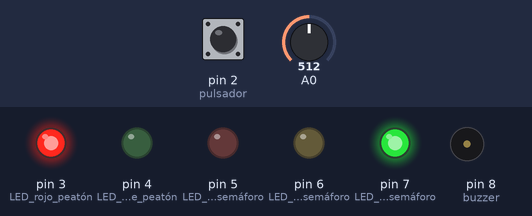
Recording of a sketch running on a simulated Arduino Uno, built with avr-gcc and run on an emulated ATmega328P. Parts: output pins drawn as LEDs (lit = HIGH), buzzer (waves = sounding). Inputs (shaded band) come from the test bench; at power-on: A0 = 512, pin 2 (pulsador) LOW.

Above: at 0.1 s.
At 8.4 s:
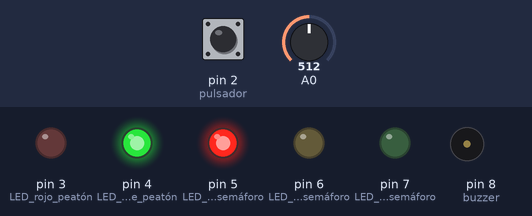
8.5 s: A0 set to 1023
At 14.0 s:
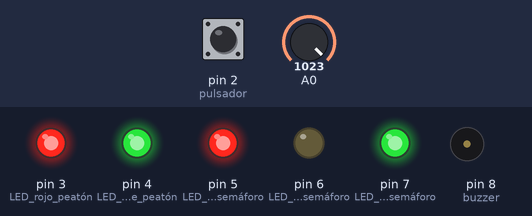
Timing chart, 0 to 20.2 s (numbered marks = the images above; inputs shaded):
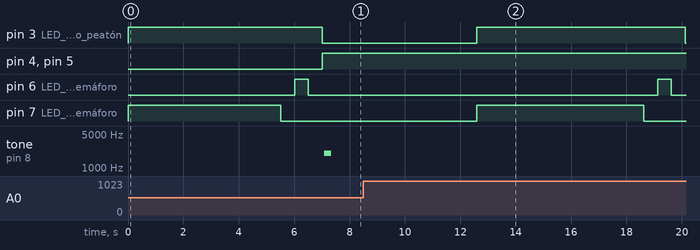

The sketch:

Semaforo.ino
```cpp
/*
----------------------------------------------------------------------
Semáforo con LEDs
-----------------------------------------------------------------------
Programa que simula el funcionamiento de dos semáforos, uno de
peatones y otro de automivilistas, sincronizados para que los
automivilistas puedan circular mientas el semáforo de peatón se
encuentra en alto y cuando el peatón presione el botón
ambos semáforos cambien permitiendo que el peatón pase. También
utiliza un buzzer para que produzca un sonido mientras el peatón
pasa.

Sistemas Programables
Karla Paola Gaona Delgado
19 de febrero del 2018
*/

//--------------------------------------------------
//Declara puertos de entradas y salidas y variables
//--------------------------------------------------
int pulsador = 2;                   // Pin conectado al Botón
const int pot = 0;                  // Pin análogo conectado al Potenciómetro
unsigned long tiempoAnterior=0;     // Guarda tiempo de referencia para comparar
int velocidad;                      // Variable para guardar la velocidad
int buzzer = 8;                     // Pin asignado al Buzzer
int duracion=250;                   // Duración del sonido
int fMin=2000;                      // Frecuencia más baja que queremos emitir
int fMax=4000;                      // Frecuencia más alta que queremos emitir
int i=0;

// ---------------------------------------------------------------------
// Método para reproducir el sonido para indicar al peatón que puede pasar mediante
// las variables de frecuencia más baja y más alta, reproduciendose durante un tiempo determinado
// ----------------------------------------------------------------------
void sonido(){
    //sonido más agudo
    for (i=fMin;i<=fMax; i++)
      tone(buzzer, i, duracion);
    //sonido más grave
    for (i=fMax;i>=fMin; i--)
      tone(buzzer, i, duracion);
}

//------------------------------------
//Funcion principal
//------------------------------------
void setup() {
  pinMode(pulsador,INPUT);
  pinMode(3,OUTPUT);      // LED rojo peatón
  pinMode(4,OUTPUT);      // LED verde peatón
  pinMode(5,OUTPUT);      // LED rojo semáforo
  pinMode(6,OUTPUT);      // LED amarillo semáforo
  pinMode(7,OUTPUT);      // LED verde semáforo
}

//------------------------------------
//Funcion ciclicla
//------------------------------------
void loop() {
  /*leemos el valor del potenciometro divididos entre 4 ya que
   solo se pueden usar valores entre 0 y 255 en analog Write  */
  velocidad = analogRead ((pot)/4) + 5000;      // Le sumo 5000 para que el tiempo no sea muy corto
  /*analogWrite recibe dos valores, el pin a usar y la intensidad del voltaje
   los valores de voltaje van de 0 a 255*/

  digitalWrite(3,HIGH);         // Enciende Rojo peatón
  digitalWrite(7,HIGH);         // Enciende verde semáforo

  //Condicional para saber estado del pulsador
  if (digitalRead(pulsador)==HIGH){
    //Pulsador oprimido
    digitalWrite(4,LOW);        // Apaga Verde peatón
    digitalWrite(5,LOW);        // Apaga Rojo semáforo
  } else if(millis()>tiempoAnterior+velocidad){     // Debe cumplir con el tiempo especificado para continuar
    //Pulsador NO oprimido
    digitalWrite(7,LOW);        // Apaga verde semáforo
    delay(500);
    digitalWrite(6,HIGH);       // Enciende amarillo semáforo
    delay(500);
    digitalWrite(6,LOW);        // Apaga amarillo semáforo
    delay(500);
    digitalWrite(5,HIGH);       // Enciende rojo semáforo
    digitalWrite(4,HIGH);       // Enciende Verde peatón
    digitalWrite(3,LOW);        // Apaga Rojo peatón
    sonido();
    delay(velocidad);           // Da un tiempo de espera que es el valor de la velocidad
    tiempoAnterior=millis();    // Guarda el tiempo actual como referencia
  }

}
```
